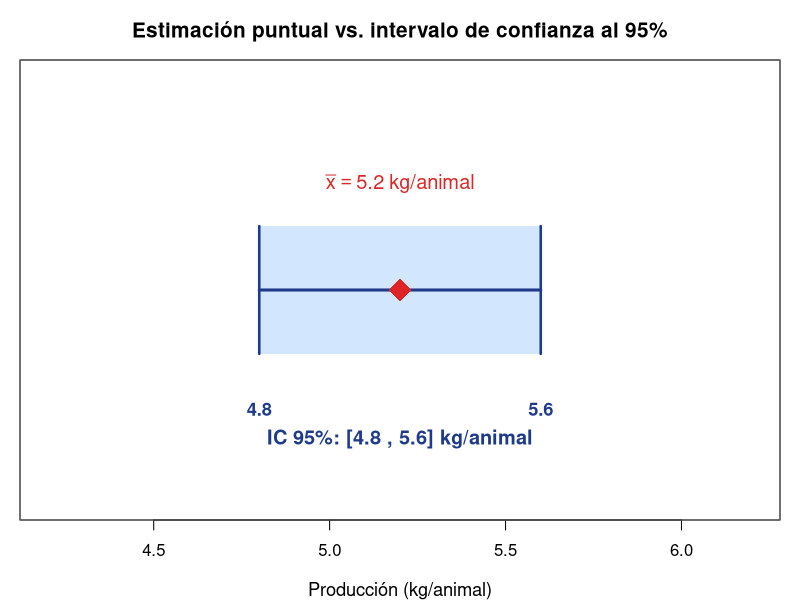

Generate this figure with R:
## ---- chunk 1
#| echo: false
#| fig-width: 10
#| fig-height: 3.8
#| fig-align: center

par(mar = c(4, 1, 3, 1), family = "sans")

plot(0, 0, type = "n",
     xlim = c(4.2, 6.2), ylim = c(0, 1),
     xlab = "Producción (kg/animal)", ylab = "",
     main = "Estimación puntual vs. intervalo de confianza al 95%",
     cex.main = 1.25, cex.lab = 1.1, yaxt = "n")

# Intervalo de confianza
rect(4.8, 0.35, 5.6, 0.65, col = adjustcolor("#bfdbfe", 0.7), border = NA)
segments(4.8, 0.5, 5.6, 0.5, col = "#1e3a8a", lwd = 3)
segments(4.8, 0.35, 4.8, 0.65, col = "#1e3a8a", lwd = 2.5)
segments(5.6, 0.35, 5.6, 0.65, col = "#1e3a8a", lwd = 2.5)

# Estimador puntual
points(5.2, 0.5, pch = 18, cex = 3, col = "#dc2626")

# Etiquetas
text(5.2, 0.75, expression(bar(x) == 5.2~"kg/animal"),
     col = "#dc2626", cex = 1.2, font = 2)
text(4.8, 0.22, "4.8", col = "#1e3a8a", cex = 1.1, font = 2)
text(5.6, 0.22, "5.6", col = "#1e3a8a", cex = 1.1, font = 2)
text(5.2, 0.15, "IC 95%: [4.8 , 5.6] kg/animal",
     col = "#1e3a8a", cex = 1.2, font = 2)

box(col = "gray40")
